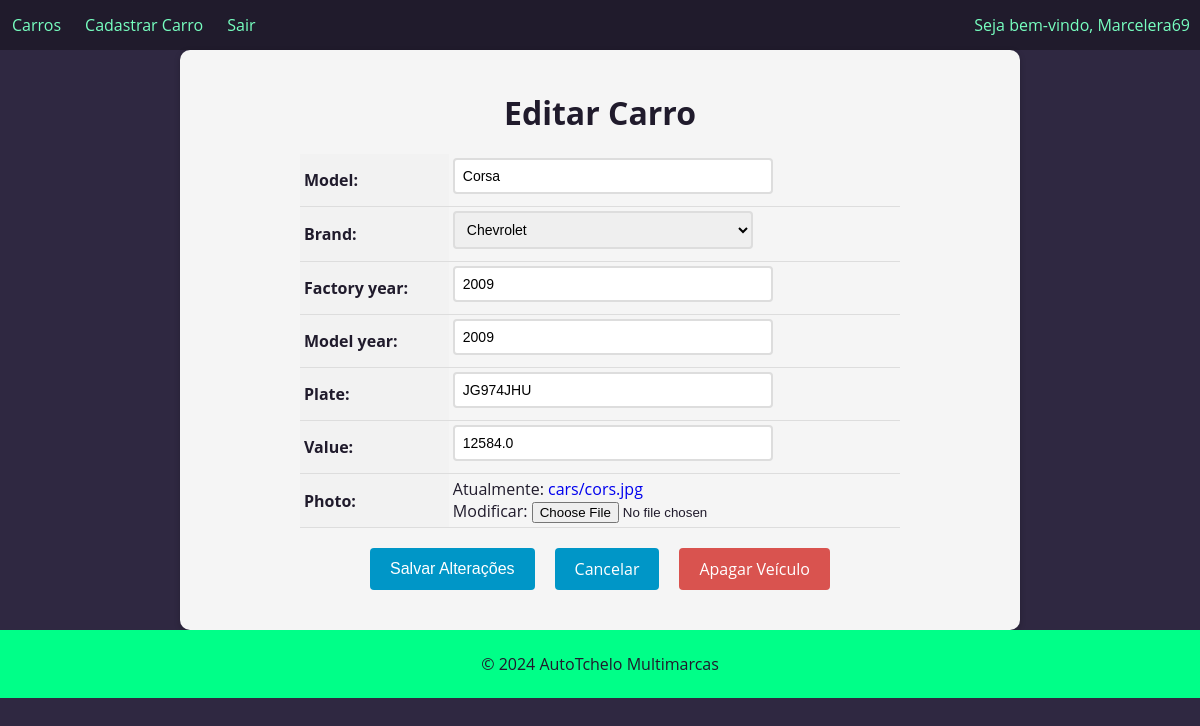
The page /car/9/update (signed in) on the database its author committed.
### cars/models.py (models this page shows, shortened)
class Car(models.Model):
    id = models.AutoField(primary_key=True)
    model = models.CharField(max_length=200)
    brand = models.ForeignKey(Brand, on_delete=models.PROTECT, related_name='car_brand')
    factory_year= models.IntegerField(blank=True, null=True)
    model_year= models.IntegerField()
    plate = models.CharField(max_length=10, blank=True, null=True)
    value= models.FloatField()
    photo = models.ImageField(upload_to='cars/')

### cars/views.py (the view, shortened to what this page needs)
# urls.py: path('car/<int:pk>/update', CarUpdateView.as_view(), name='car_update'),
@method_decorator(login_required(login_url='login'), name='dispatch')
class CarUpdateView(UpdateView):
    model = Car
    form_class = CarForm
    template_name = 'car_update.html'

### cars/forms.py (shortened to what this page needs)
class CarForm(forms.ModelForm):
    class Meta():
        model = Car
        fields = '__all__'

### cars/models.py (called while the page is built)
    def __str__(self):
        return self.name

### cars/templates/car_update.html (shortened to what this page needs)
{% extends "base.html" %}
{% block content %}
  <form method="post" enctype="multipart/form-data">
    <h1>Editar Carro</h1>
    <table>
      {{ form.as_table }}
    </table>
    <div>
      <div class="buttons-container">
        <input type="submit" value="Salvar Alterações" class="btn btn-primary">
        <a href="{% url 'cars_list' %}" class="btn btn-secondary">Cancelar</a>
        <a href="{% url 'car_delete' pk=object.pk %}" class="btn btn-danger">Apagar Veículo</a>
       </div>
      </div>
  </form>
{% endblock %}

### app/templates/base.html (shortened to what this page needs)
<!DOCTYPE html>
<html lang="pt-br">
<head>
</head>
<body>
  <header>
    <nav>
      <ul>
        <li><a href="{% url 'cars_list' %}">Carros</a></li>
        {% if user.is_authenticated %}
          <li><a href="{% url 'new_car' %}">Cadastrar Carro</a></li>
          <li><a href="{% url 'logout' %}">Sair</a></li>
        {% endif %}
      </ul>
      {% if user.is_authenticated %}
      <div class="bemvindo-user">
        <p>Seja bem-vindo, {{user.username}}</p>
      </div>
      {% endif %}
    </nav>
  </header>
  <main>
    {% block content %}
    {% endblock %}
  </main>
  <footer>
    <p>&copy; 2024 AutoTchelo Multimarcas</p>
  </footer>
</body>
</html>

### app/templates/base.html (style rules this page uses)
body { font-family: 'Open Sans', sans-serif; background-color: #f7f7f7; color: #201b2c; margin: 0; padding: 0; }
header { background-color: #0096c7; color: #fff; text-align: center; }
footer { background-color: #00ff88; color: #201b2c; padding: 7px; text-align: center; }
nav { display: flex; justify-content: space-between; align-items: center; background-color: #201b2c; color: #fff; height: 50px; box-shadow: 0px 5px 7px #0000001c; z-index: 0; }
nav ul { list-style: none; margin: 0; padding: 0; display: flex; }
nav ul li { margin: 2px; padding: 0px; }
nav ul li a { color: #77ffc0; text-decoration: none; font-size: 16px; transition: all 0.3s ease; border-radius: 2px; padding: 16px 10px; }
div.bemvindo-user { font-size: medium; color: #77ffc0; padding: 0px 10px; }

### cars/templates/car_update.html (style rules this page uses)
body { background-color: #2f2841; }
main { background-color: #2f2841; }
form { max-width: 800px; margin: 0 auto; padding: 20px; background-color: #f5f5f5; border-radius: 10px; box-shadow: 0 2px 6px rgba(0, 0, 0, 0.2); }
form h1 { font-size: 2rem; margin-bottom: 20px; text-align: center; }
table { margin: 0 auto; border-collapse: collapse; width: 100%; max-width: 600px; }
th, td { padding: 4px; text-align: left; border-bottom: 1px solid #ddd; }
th { background-color: #f2f2f2; }
input[type="text"], input[type="number"], select, textarea { padding: 8px; font-size: 14px; border: 2px solid #ddd; border-radius: 4px; width: 100%; max-width: 300px; margin-bottom: 8px; transition: border-bottom-color 0.3s ease-in-out; }
.btn { background-color: #0096c7; color: #fff; border: none; padding: 10px 20px; font-size: 16px; border-radius: 4px; cursor: pointer; transition: background-color 0.3s ease-in-out; }
.buttons-container { display: flex; justify-content: center; margin-top: 20px; margin-bottom: 20px; }
.btn { display: inline-block; background-color: #0096c7; color: #fff; border: none; padding: 10px 20px; font-size: 16px; border-radius: 4px; cursor: pointer; transition: background-color 0.2s ease-in-out; margin: 0 10px; }
.btn-danger { background-color: #d9534f; text-decoration: none !important; }
a { text-decoration: none !important; }

### rows shown on the page
Car: model "Corsa", brand "Chevrolet", factory_year "2009", model_year "2009", plate "JG974JHU", value "12584.0"

### other values the page prints
{{ user.username }} "Marcelera69"
